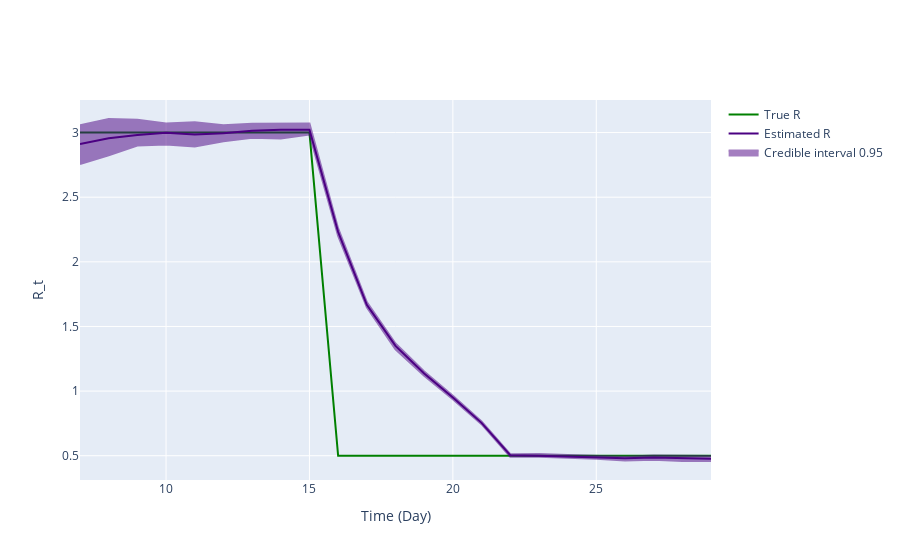

Notebook cell for this chart:
### Markdown cell above
## Inference plot using class method results

### Code cell
fig = ReproductionNumberPlot()

fig.add_ground_truth_rt(ground_truth)
fig.add_interval_rt(new_intervals)

fig.update_labels(time_label='Time (Day)', r_label='R_t')

fig.show_figure()

### Figure 1 — Plotly figure (JSON) as saved in the notebook; plotly's stock layout.template omitted (floating-point values rounded to 4 significant figures)
{"data": [{"line": {"color": "green"}, "mode": "lines", "name": "True R", "type": "scatter", "x": [7, 8, 9, 10, 11, 12, 13, 14, 15, 16, 17, 18, 19, 20, 21, 22, 23, 24, 25, 26, 27, 28, 29], "y": [3, 3, 3, 3, 3, 3, 3, 3, 3, 0.5, 0.5, 0.5, 0.5, 0.5, 0.5, 0.5, 0.5, 0.5, 0.5, 0.5, 0.5, 0.5, 0.5]}, {"line": {"color": "indigo"}, "mode": "lines", "name": "Estimated R", "type": "scatter", "x": [7, 8, 9, 10, 11, 12, 13, 14, 15, 16, 17, 18, 19, 20, 21, 22, 23, 24, 25, 26, 27, 28, 29], "y": [2.911, 2.955, 2.98, 2.998, 2.986, 2.994, 3.014, 3.021, 3.022, 2.231, 1.668, 1.349, 1.136, 0.9498, 0.7543, 0.5037, 0.5007, 0.495, 0.4881, 0.48, 0.4864, 0.4798, 0.4775]}, {"fill": "toself", "fillcolor": "indigo", "line": {"color": "indigo"}, "mode": "lines", "name": "Credible interval 0.95", "opacity": 0.5, "type": "scatter", "x": [7, 8, 9, 10, 11, 12, 13, 14, 15, 16, 17, 18, 19, 20, 21, 22, 23, 24, 25, 26, 27, 28, 29, 29, 28, 27, 26, 25, 24, 23, 22, 21, 20, 19, 18, 17, 16, 15, 14, 13, 12, 11, 10, 9, 8, 7], "y": [3.056, 3.105, 3.098, 3.07, 3.079, 3.057, 3.068, 3.071, 3.07, 2.258, 1.689, 1.368, 1.151, 0.9633, 0.7659, 0.5122, 0.5126, 0.5049, 0.5002, 0.4924, 0.5013, 0.4989, 0.4973, 0.4601, 0.4593, 0.4696, 0.4624, 0.4768, 0.4838, 0.493, 0.4926, 0.7441, 0.9361, 1.118, 1.324, 1.648, 2.201, 2.986, 2.953, 2.96, 2.932, 2.892, 2.907, 2.9, 2.824, 2.757]}], "layout": {"hovermode": "x unified", "xaxis": {"title": {"text": "Time (Day)"}}, "yaxis": {"title": {"text": "R_t"}}}}
